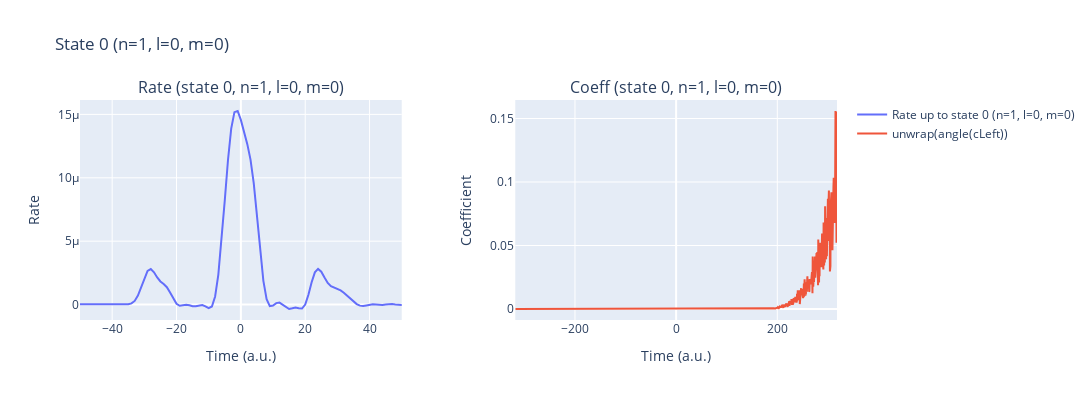
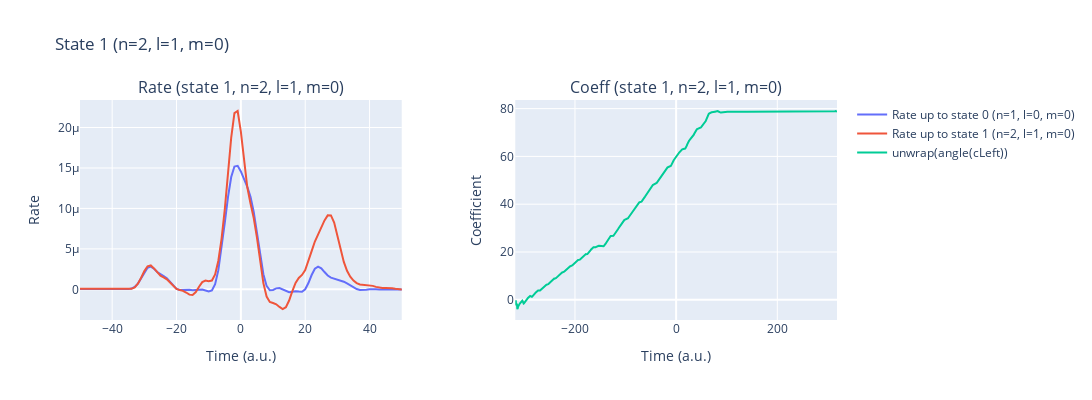

Notebook source saved alongside these figures, in order:
### Code cell
%autoreload
laser_pulses = LaserField(cache_results=True)
laser_pulses.add_pulse(params['lam0'], params['intensity'], params['cep'], params['lam0']/ AtomicUnits.nm / AtomicUnits.speed_of_light)
laser_pulses.add_pulse(250, 8e9, -np.pi/2, 250/ AtomicUnits.nm / AtomicUnits.speed_of_light, t0=-224.97)
t_min, t_max = laser_pulses.get_time_interval()
time_recon_1= np.arange(int(t_min), int(t_max)+1, 1.)

rateExcited_1 = IonRate(time_recon_1, laser_pulses, params, dT=0.5, kernel_type='exact_SFA', excitedStates=2, coeffType="numerical", gauge="length", get_p_only=True, only_c0_is_1_rest_normal=True)
laser_pulses.reset()

### Figure 1 — Plotly figure (JSON) as saved in the notebook; plotly's stock layout.template omitted (floating-point values rounded to 4 significant figures; data arrays with more than 128 entries replaced by an {"elided": "..."} marker saying what was removed)
{"data": [{"mode": "lines", "name": "Rate up to state 0 (n=1, l=0, m=0)", "type": "scatter", "x": {"elided": "484 int values"}, "xaxis": "x", "y": {"elided": "484 float values"}, "yaxis": "y"}, {"mode": "lines", "name": "unwrap(angle(cLeft))", "type": "scatter", "x": {"elided": "1273 float values"}, "xaxis": "x2", "y": {"elided": "1273 float values"}, "yaxis": "y2"}], "layout": {"annotations": [{"font": {"size": 16}, "showarrow": false, "text": "Rate (state 0, n=1, l=0, m=0)", "x": 0.2125, "xanchor": "center", "xref": "paper", "y": 1, "yanchor": "bottom", "yref": "paper"}, {"font": {"size": 16}, "showarrow": false, "text": "Coeff (state 0, n=1, l=0, m=0)", "x": 0.7875, "xanchor": "center", "xref": "paper", "y": 1, "yanchor": "bottom", "yref": "paper"}], "height": 400, "title": {"text": "State 0 (n=1, l=0, m=0)"}, "width": 1200, "xaxis": {"anchor": "y", "domain": [0, 0.425], "range": [-50, 50], "title": {"text": "Time (a.u.)"}}, "xaxis2": {"anchor": "y2", "domain": [0.575, 1], "title": {"text": "Time (a.u.)"}}, "yaxis": {"anchor": "x", "domain": [0, 1], "title": {"text": "Rate"}}, "yaxis2": {"anchor": "x2", "domain": [0, 1], "title": {"text": "Coefficient"}}}}

### Figure 2 — Plotly figure (JSON) as saved in the notebook; plotly's stock layout.template omitted (floating-point values rounded to 4 significant figures; data arrays with more than 128 entries replaced by an {"elided": "..."} marker saying what was removed)
{"data": [{"mode": "lines", "name": "Rate up to state 0 (n=1, l=0, m=0)", "type": "scatter", "x": {"elided": "484 int values"}, "xaxis": "x", "y": {"elided": "484 float values"}, "yaxis": "y"}, {"mode": "lines", "name": "Rate up to state 1 (n=2, l=1, m=0)", "type": "scatter", "x": {"elided": "484 int values"}, "xaxis": "x", "y": {"elided": "484 float values"}, "yaxis": "y"}, {"mode": "lines", "name": "unwrap(angle(cLeft))", "type": "scatter", "x": {"elided": "1273 float values"}, "xaxis": "x2", "y": {"elided": "1273 float values"}, "yaxis": "y2"}], "layout": {"annotations": [{"font": {"size": 16}, "showarrow": false, "text": "Rate (state 1, n=2, l=1, m=0)", "x": 0.2125, "xanchor": "center", "xref": "paper", "y": 1, "yanchor": "bottom", "yref": "paper"}, {"font": {"size": 16}, "showarrow": false, "text": "Coeff (state 1, n=2, l=1, m=0)", "x": 0.7875, "xanchor": "center", "xref": "paper", "y": 1, "yanchor": "bottom", "yref": "paper"}], "height": 400, "title": {"text": "State 1 (n=2, l=1, m=0)"}, "width": 1200, "xaxis": {"anchor": "y", "domain": [0, 0.425], "range": [-50, 50], "title": {"text": "Time (a.u.)"}}, "xaxis2": {"anchor": "y2", "domain": [0.575, 1], "title": {"text": "Time (a.u.)"}}, "yaxis": {"anchor": "x", "domain": [0, 1], "title": {"text": "Rate"}}, "yaxis2": {"anchor": "x2", "domain": [0, 1], "title": {"text": "Coefficient"}}}}
